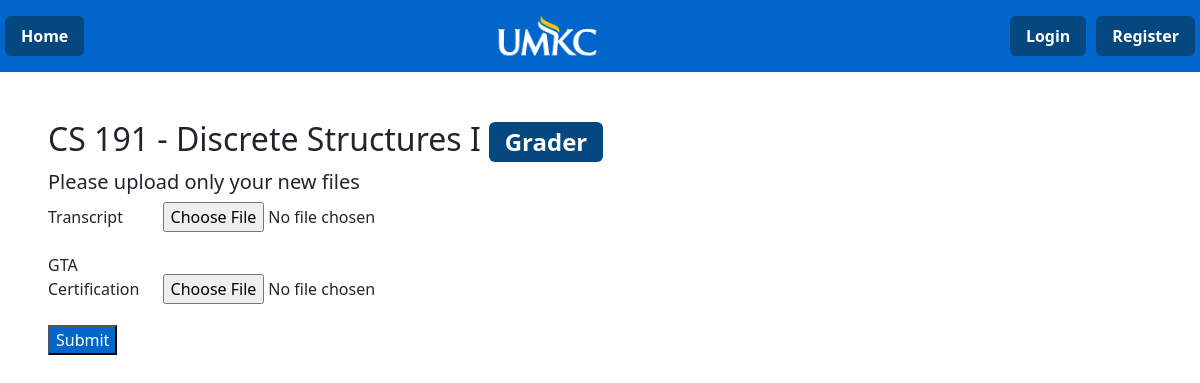
Screenshot of /updateapplication/9 with the database file from the repository.
### gta/model/models.py (models this page shows)
class Courses(db.Model):
    __tablename__ = "Courses"
    course_id = db.Column(db.Integer, primary_key=True)
    course_name = db.Column(db.String(25), nullable=False)
    course_level = db.Column(db.String(50), nullable=False)
    major_id = db.Column(db.Integer, db.ForeignKey("Majors.major_id"))

class Roles(db.Model):
    __tablename__ = "Roles"
    role_id = db.Column(db.Integer, primary_key=True)
    role_name = db.Column(db.String(25), nullable=False)

### gta/form/routes.py (the view, shortened to what this page needs)
@login_required
@fbp.route('/updateapplication/<app_id>', methods=['POST', 'GET'])
def UpdateApplication(app_id):
    app = Applications.query.get(app_id)
    j = db.session.execute(db.Select(Jobs.job_id, Roles.role_name, Jobs.course_required, Courses.course_name, Courses.course_level, Jobs.certification_required, Jobs.status).where(Jobs.job_id == app.job_id).where(Jobs.role_id == Roles.role_id).where(Jobs.course_required == Courses.course_id)).first()
    job = DBJob(j)
    form = EditApplyForm()
    return render_template("editapply.html", form=form, job=job)

### gta/form/forms.py
class EditApplyForm(FlaskForm):
    gta_cert = FileField("GTA Certification")
    transcript = FileField("Transcript")
    submit = SubmitField()

### gta/templates/editapply.html (shortened to what this page needs)
{% from 'bootstrap5/form.html' import render_form, render_field, render_form_row %}
{% extends 'base.html' %}
{% block content %}
<h2>{{ job.course_name }} - {{ job.course_level }} <span class="badge badge-primary">{{ job.role }}</span></h2>
<h5>Please upload only your new files</h5>
<form method="POST" enctype="multipart/form-data">
    {{ render_field(form.transcript, class="input-width") }}
    {{ render_field(form.gta_cert, class="input-width")}}
    <div class="mb-3">
        {{ render_field(form.submit, class="submit-button") }}
    </div>
</form>
{% endblock %}

### gta/static/style.css (style rules this page uses)
.input-width { width: 50%; }
.form-label { width: 10%; }
.submit-button { background-color: var(--light-blue); color: var(--white); }
.nav-pills .nav-link { background-color: var(--dark-blue); color: var(--white); font-weight: bold; }
.badge-primary { background-color: var(--dark-blue); color: var(--white); }
input::placeholder { font-weight: bold; color: var(--search-input-blue); }

### rows the page displays
Courses: course_name "CS 191", course_level "Discrete Structures I"
Roles: role "Grader"

### other values shown
{{ render_nav_item('main.Home', 'Home') }} "Home"
{{ render_nav_item('form.LoginPage', 'Login') }} "Login"
{{ render_nav_item('form.RegisterPage', 'Register') }} "Register"
